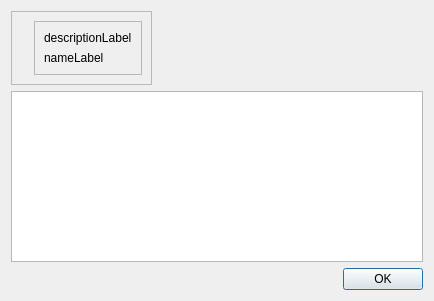
<?xml version="1.0" encoding="UTF-8"?>
<ui version="4.0">
 <class>AuditDialog</class>
 <widget class="QDialog" name="AuditDialog">
  <property name="geometry">
   <rect>
    <x>0</x>
    <y>0</y>
    <width>434</width>
    <height>301</height>
   </rect>
  </property>
  <property name="windowTitle">
   <string>Audit</string>
  </property>
  <property name="modal">
   <bool>true</bool>
  </property>
  <layout class="QVBoxLayout" name="verticalLayout">
   <item>
    <widget class="QFrame" name="frame">
     <property name="sizePolicy">
      <sizepolicy hsizetype="Fixed" vsizetype="Fixed">
       <horstretch>0</horstretch>
       <verstretch>0</verstretch>
      </sizepolicy>
     </property>
     <property name="frameShape">
      <enum>QFrame::StyledPanel</enum>
     </property>
     <property name="frameShadow">
      <enum>QFrame::Raised</enum>
     </property>
     <layout class="QHBoxLayout" name="horizontalLayout">
      <item>
       <widget class="QLabel" name="iconLabel">
        <property name="text">
         <string/>
        </property>
       </widget>
      </item>
      <item>
       <widget class="QFrame" name="frame_2">
        <property name="frameShape">
         <enum>QFrame::StyledPanel</enum>
        </property>
        <property name="frameShadow">
         <enum>QFrame::Raised</enum>
        </property>
        <layout class="QVBoxLayout" name="verticalLayout_2">
         <item>
          <widget class="QLabel" name="descriptionLabel">
           <property name="text">
            <string>descriptionLabel</string>
           </property>
          </widget>
         </item>
         <item>
          <widget class="QLabel" name="nameLabel">
           <property name="text">
            <string>nameLabel</string>
           </property>
          </widget>
         </item>
        </layout>
       </widget>
      </item>
     </layout>
    </widget>
   </item>
   <item>
    <widget class="QTableView" name="tableView"/>
   </item>
   <item>
    <widget class="QDialogButtonBox" name="buttonBox">
     <property name="orientation">
      <enum>Qt::Horizontal</enum>
     </property>
     <property name="standardButtons">
      <set>QDialogButtonBox::Ok</set>
     </property>
    </widget>
   </item>
  </layout>
 </widget>
 <resources/>
 <connections>
  <connection>
   <sender>buttonBox</sender>
   <signal>accepted()</signal>
   <receiver>AuditDialog</receiver>
   <slot>accept()</slot>
   <hints>
    <hint type="sourcelabel">
     <x>248</x>
     <y>254</y>
    </hint>
    <hint type="destinationlabel">
     <x>157</x>
     <y>274</y>
    </hint>
   </hints>
  </connection>
  <connection>
   <sender>buttonBox</sender>
   <signal>rejected()</signal>
   <receiver>AuditDialog</receiver>
   <slot>reject()</slot>
   <hints>
    <hint type="sourcelabel">
     <x>316</x>
     <y>260</y>
    </hint>
    <hint type="destinationlabel">
     <x>286</x>
     <y>274</y>
    </hint>
   </hints>
  </connection>
 </connections>
</ui>
